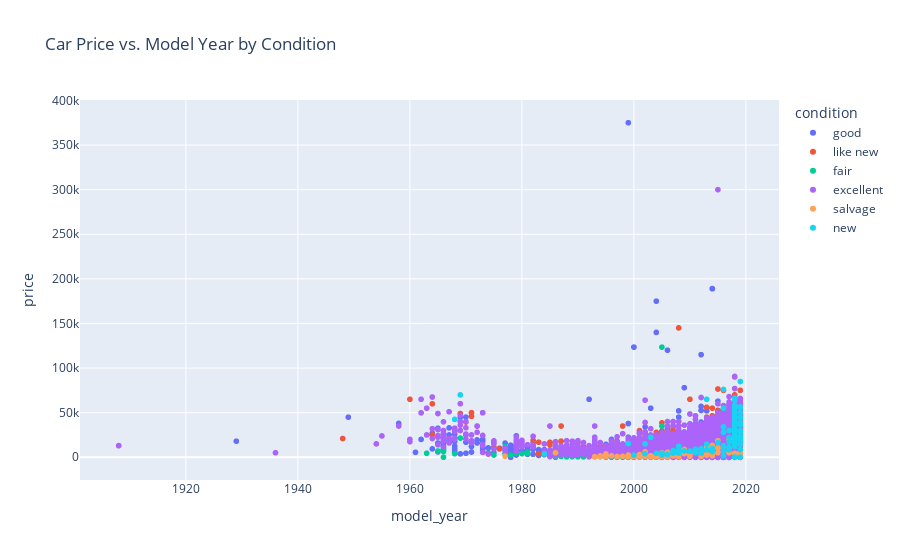

The notebook cell saved with this chart:
### Code cell
px.scatter(df, x='model_year', y='price', color='condition',
           title='Car Price vs. Model Year by Condition')

### Figure 1 — Plotly figure (JSON) as saved in the notebook; plotly's stock layout.template omitted (floating-point values rounded to 4 significant figures; data arrays with more than 128 entries replaced by an {"elided": "..."} marker saying what was removed)
{"data": [{"hovertemplate": "condition=good<br>model_year=%{x}<br>price=%{y}<extra></extra>", "legendgroup": "good", "marker": {"color": "#636efa", "symbol": "circle"}, "mode": "markers", "name": "good", "showlegend": true, "type": "scattergl", "x": {"elided": "20145 float values"}, "xaxis": "x", "y": {"elided": "20145 int values"}, "yaxis": "y"}, {"hovertemplate": "condition=like new<br>model_year=%{x}<br>price=%{y}<extra></extra>", "legendgroup": "like new", "marker": {"color": "#EF553B", "symbol": "circle"}, "mode": "markers", "name": "like new", "showlegend": true, "type": "scattergl", "x": {"elided": "4742 float values"}, "xaxis": "x", "y": {"elided": "4742 int values"}, "yaxis": "y"}, {"hovertemplate": "condition=fair<br>model_year=%{x}<br>price=%{y}<extra></extra>", "legendgroup": "fair", "marker": {"color": "#00cc96", "symbol": "circle"}, "mode": "markers", "name": "fair", "showlegend": true, "type": "scattergl", "x": {"elided": "1607 float values"}, "xaxis": "x", "y": {"elided": "1607 int values"}, "yaxis": "y"}, {"hovertemplate": "condition=excellent<br>model_year=%{x}<br>price=%{y}<extra></extra>", "legendgroup": "excellent", "marker": {"color": "#ab63fa", "symbol": "circle"}, "mode": "markers", "name": "excellent", "showlegend": true, "type": "scattergl", "x": {"elided": "24773 float values"}, "xaxis": "x", "y": {"elided": "24773 int values"}, "yaxis": "y"}, {"hovertemplate": "condition=salvage<br>model_year=%{x}<br>price=%{y}<extra></extra>", "legendgroup": "salvage", "marker": {"color": "#FFA15A", "symbol": "circle"}, "mode": "markers", "name": "salvage", "showlegend": true, "type": "scattergl", "x": [1999.0, 2008.0, 2012.0, 1995.0, 2003.0, 2005.0, 2008.0, 2001.0, 2001.0, 1998.0, 2001.0, 2003.0, 2008.0, 2000.0, 2005.0, 2014.0, 2003.0, 1997.0, NaN, 2009.0, 2013.0, 2006.0, 2015.0, 2018.0, 2006.0, 1994.0, 1995.0, 2019.0, 1995.0, 2018.0, 2000.0, 2014.0, NaN, 2004.0, 2001.0, 2015.0, 2007.0, 2004.0, 2014.0, 1999.0, NaN, 2007.0, NaN, 2013.0, 1999.0, 2015.0, 2013.0, 2003.0, 1977.0, 2014.0, 2000.0, 2017.0, 2017.0, 2014.0, 2014.0, 2004.0, 1995.0, 2013.0, NaN, 1999.0, 2002.0, 2010.0, NaN, 2004.0, 2018.0, 2003.0, 2008.0, NaN, NaN, 2017.0, 2017.0, 2017.0, 2009.0, 2001.0, 2002.0, 1996.0, NaN, 2010.0, 2002.0, 2007.0, 2000.0, NaN, 2001.0, 2005.0, 2001.0, 1993.0, 2005.0, 2012.0, 1999.0, 2003.0, 2016.0, 2006.0, 1994.0, 2008.0, 2014.0, 1993.0, 2005.0, 2006.0, 2001.0, 2011.0, 2008.0, 2004.0, 2015.0, 2007.0, 1986.0, 2013.0, NaN, 1994.0, 1999.0, 1997.0, 2008.0, NaN, 2017.0, 2013.0, 2002.0], "xaxis": "x", "y": [600, 1000, 5500, 999, 850, 5000, 8000, 2500, 1800, 1000, 1500, 1800, 8000, 580, 2700, 11000, 800, 800, 3800, 4100, 12900, 400, 18500, 13500, 5500, 900, 850, 4500, 3750, 22000, 800, 1700, 9450, 2000, 1500, 5000, 4000, 800, 13000, 800, 15000, 2950, 1500, 3500, 800, 10700, 9975, 1400, 1200, 3500, 800, 20750, 8750, 13200, 6750, 2950, 2495, 2400, 2700, 2500, 800, 1200, 1200, 1000, 4500, 500, 4700, 1000, 3500, 5200, 20750, 8750, 8725, 750, 5000, 1700, 3000, 3000, 6000, 2500, 700, 5990, 500, 2500, 2250, 650, 700, 1000, 1900, 600, 7000, 1000, 1500, 7000, 4800, 500, 2000, 700, 3000, 5000, 7000, 450, 9900, 1500, 5000, 14500, 500, 1500, 1000, 850, 500, 3500, 5000, 2900, 2700], "yaxis": "y"}, {"hovertemplate": "condition=new<br>model_year=%{x}<br>price=%{y}<extra></extra>", "legendgroup": "new", "marker": {"color": "#19d3f3", "symbol": "circle"}, "mode": "markers", "name": "new", "showlegend": true, "type": "scattergl", "x": {"elided": "143 float values"}, "xaxis": "x", "y": {"elided": "143 int values"}, "yaxis": "y"}], "layout": {"legend": {"title": {"text": "condition"}, "tracegroupgap": 0}, "title": {"text": "Car Price vs. Model Year by Condition"}, "xaxis": {"anchor": "y", "domain": [0, 1], "title": {"text": "model_year"}}, "yaxis": {"anchor": "x", "domain": [0, 1], "title": {"text": "price"}}}}
